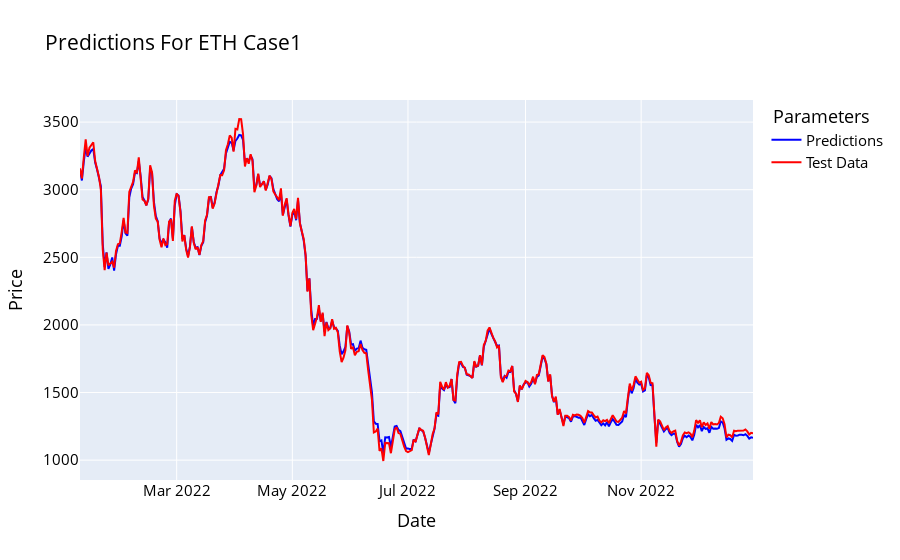

Notebook source saved alongside this figure:
### Code cell
names = cycle(['Predictions', 'Test Data'])

fig = go.Figure()
fig.add_trace(go.Scatter(x=y_test_df.index, y=y_pred_df['Adj Close'], name='Predictions',
                         line=dict(width=2, color='blue')))
fig.add_trace(go.Scatter(x=y_test_df.index, y=y_test_df['Adj Close'], name='Test Data',
                         line=dict(width=2, color='red')))
fig.update_layout(xaxis_title='Date', yaxis_title='Price',
                  font_size=15, font_color='black', legend_title_text=' Parameters', title= 'Predictions For ETH Case1')
fig.show()

### Figure 1 — Plotly figure (JSON) as saved in the notebook; plotly's stock layout.template omitted (floating-point values rounded to 4 significant figures; data arrays with more than 128 entries replaced by an {"elided": "..."} marker saying what was removed)
{"data": [{"line": {"color": "blue", "width": 2}, "name": "Predictions", "type": "scatter", "x": {"elided": "356 str values"}, "y": {"elided": "356 float values"}}, {"line": {"color": "red", "width": 2}, "name": "Test Data", "type": "scatter", "x": {"elided": "356 str values"}, "y": {"elided": "356 float values"}}], "layout": {"font": {"color": "black", "size": 15}, "legend": {"title": {"text": " Parameters"}}, "title": {"text": "Predictions For ETH Case1"}, "xaxis": {"title": {"text": "Date"}}, "yaxis": {"title": {"text": "Price"}}}}
